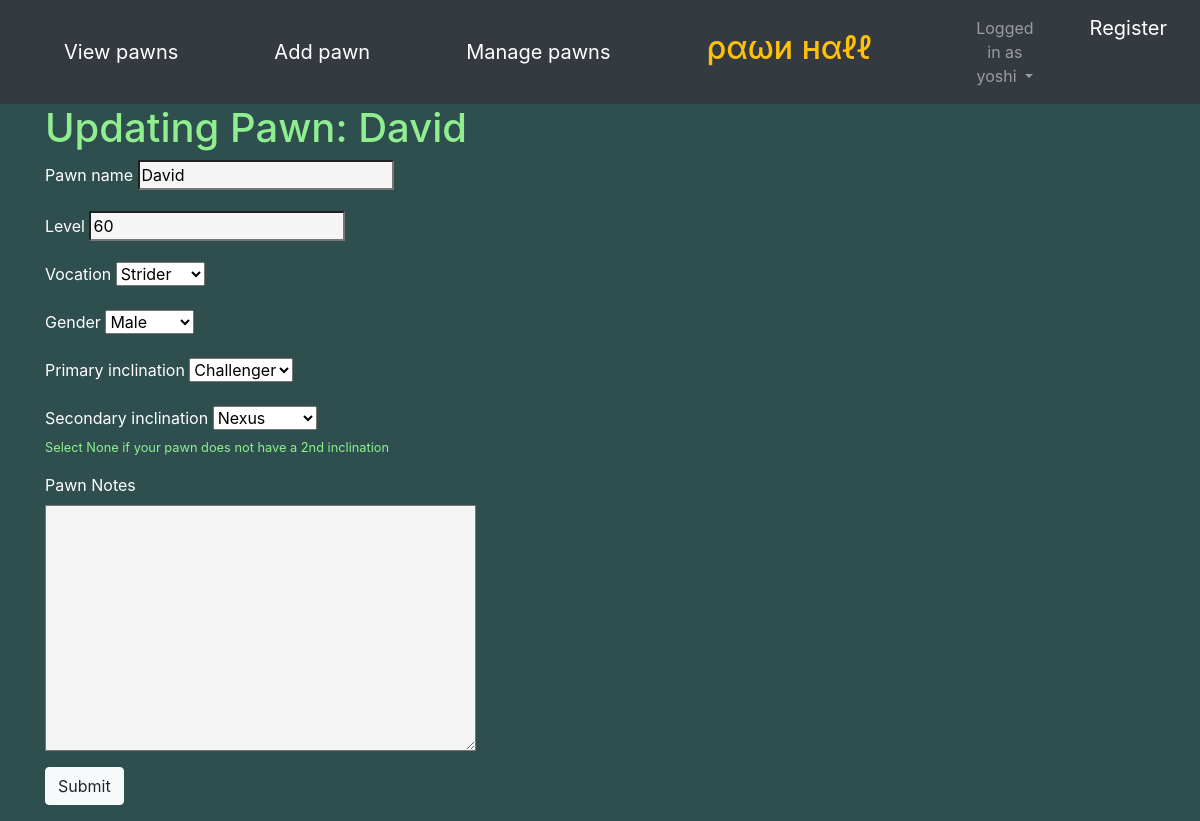
The page /pawn/3/update/ (signed in) on the database as committed earlier.
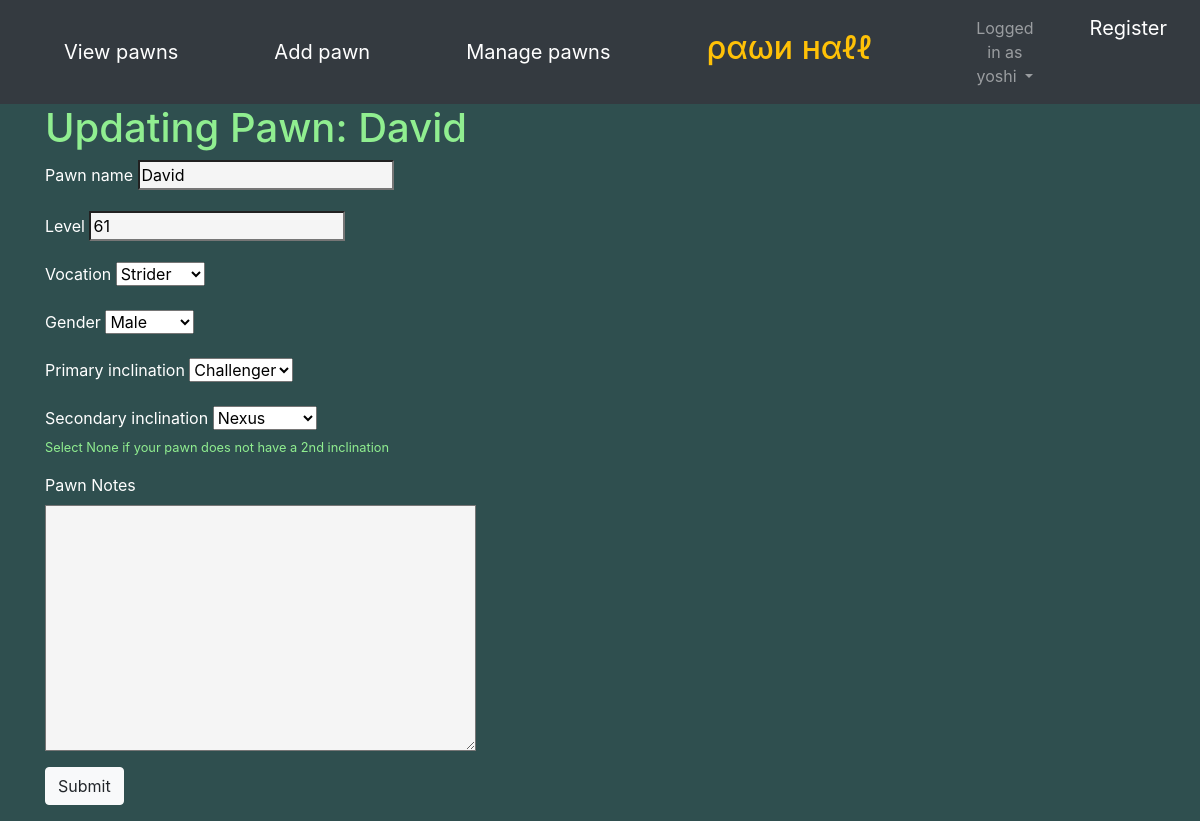
The same page on the database as committed later.
### pawnlisting/models.py (models this page shows, shortened)
class Pawn(models.Model):
    id = models.AutoField(primary_key=True)
    name = models.CharField(max_length=30)
    vocation = models.CharField(max_length=20, choices=build_choices(vocations))
    level = models.IntegerField()
    gender = models.CharField(max_length=10, choices=build_choices(genders))
    PRIMARY_INCLINATION_CHOICES = build_choices(inclinations)
    SECONDARY_INCLINATION_CHOICES = PRIMARY_INCLINATION_CHOICES[:] + [("None", "None")]
    primary_inclination = models.CharField(max_length=30, choices=PRIMARY_INCLINATION_CHOICES)
    secondary_inclination= models.CharField(max_length=30, choices=SECONDARY_INCLINATION_CHOICES)
    notes = models.TextField(max_length=1000, blank=True)
    picture = models.ImageField(upload_to="pawn_pictures/", null=True, blank=True)
    created_by = models.ForeignKey("auth.User", default=None, null=False, on_delete=models.CASCADE)
    last_modified = models.DateTimeField(default=timezone.now)

### pawnlisting/views.py (the view)
# urls.py: path('pawn/<pk>/update/', views.PawnUpdate.as_view(), name="update_pawn"),
class PawnUpdate(AllowIfUserOwnsPawn, UpdateView):
    model = Pawn
    fields = ["name", "level", "vocation", "gender",
        "primary_inclination", "secondary_inclination", "notes", "picture"]

### pawnlisting/views.py (called while the page is built)
    def test_func(self):
        pawn_to_delete = Pawn.objects.get(pk=self.kwargs["pk"])
        return pawn_to_delete.created_by == self.request.user

### pawnlisting/templates/pawnlisting/pawn_form.html (shortened to what this page needs)
{% include "pawnlisting/base.html" %}
{% load static %}
<link rel="stylesheet" href="{% static 'pawnlisting/css/pawn_form.css' %}">
<form method="POST" enctype="multipart/form-data">
    <div class="container">
        {% if object %}
            <h1> Updating Pawn: {{ object.name }} </h1>
        {% else %}
            <h1> Create a Pawn </h1>
        {% endif %}
        <div class="form-group">
            <label>Pawn name</label>
            {{ form.name }}
        </div>
        <div class="form-group">
            <label>Level</label>
            {{ form.level }}
        </div>
        <div class="form-group">
            <label>Vocation</label>
            {{ form.vocation }}
        </div>
        <div class="form-group">
            <label>Gender</label>
            {{ form.gender }}
        </div>
        <div class="form-group">
            <label> Primary inclination</label>
                {{ form.primary_inclination }}
        </div>
        <div class="form-group">
            <label>Secondary inclination</label>
            {{ form.secondary_inclination }}
            <div class="small" id="secondaryInclinationHelp" class="form-text text-muted"> Select None if your pawn does not have a 2nd inclination </div>
        </div>
        <div class="form-group">
            <label for="id_notes">Pawn Notes</label>
            <div>
                {{ form.notes }}
            </div>
        </div>
        <button class="btn btn-light" type="submit"> Submit </button>
    </div>
</form>

Rows that differ between the two databases and show on the page:
changed Pawn "David": level "60" → "61"
